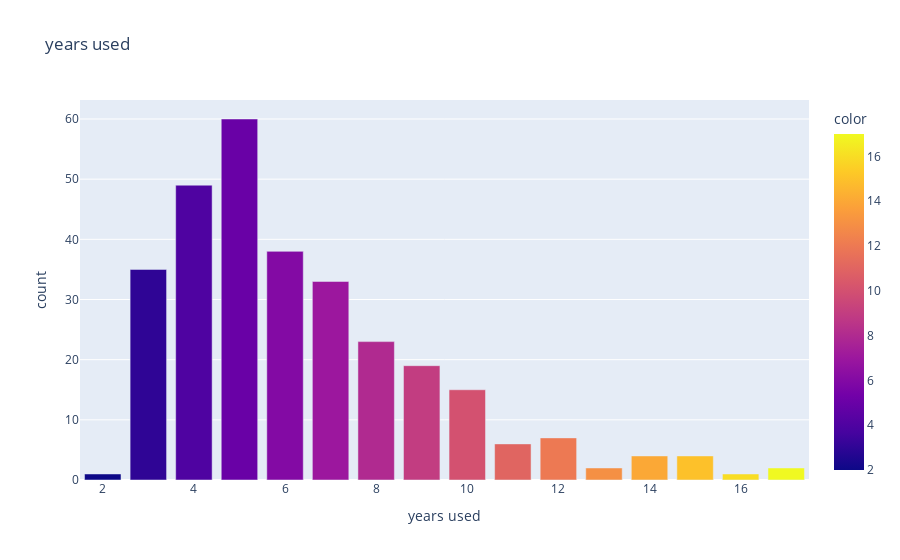

Notebook code cell kept with this figure:
### Markdown cell above
## 9 . what is the count of vehicle which are available depending upon  years_used ?

### Code cell
px.bar(x = car['years_used'].value_counts().index , y =car['years_used'].value_counts().values,
       color = car['years_used'].value_counts().index,title = 'years used',labels = {"x":'years used',"y":"count"})

### Figure 1 — Plotly figure (JSON) as saved in the notebook; plotly's stock layout.template omitted (floating-point values rounded to 4 significant figures)
{"data": [{"alignmentgroup": "True", "hovertemplate": "years used=%{x}<br>count=%{y}<br>color=%{marker.color}<extra></extra>", "legendgroup": "", "marker": {"color": [5, 4, 6, 3, 7, 8, 9, 10, 12, 11, 15, 14, 17, 13, 16, 2], "coloraxis": "coloraxis"}, "name": "", "offsetgroup": "", "orientation": "v", "showlegend": false, "textposition": "auto", "type": "bar", "x": [5, 4, 6, 3, 7, 8, 9, 10, 12, 11, 15, 14, 17, 13, 16, 2], "xaxis": "x", "y": [60, 49, 38, 35, 33, 23, 19, 15, 7, 6, 4, 4, 2, 2, 1, 1], "yaxis": "y"}], "layout": {"barmode": "relative", "coloraxis": {"colorbar": {"title": {"text": "color"}}, "colorscale": [[0, "#0d0887"], [0.1111, "#46039f"], [0.2222, "#7201a8"], [0.3333, "#9c179e"], [0.4444, "#bd3786"], [0.5556, "#d8576b"], [0.6667, "#ed7953"], [0.7778, "#fb9f3a"], [0.8889, "#fdca26"], [1, "#f0f921"]]}, "legend": {"tracegroupgap": 0}, "title": {"text": "years used"}, "xaxis": {"anchor": "y", "domain": [0, 1], "title": {"text": "years used"}}, "yaxis": {"anchor": "x", "domain": [0, 1], "title": {"text": "count"}}}}
